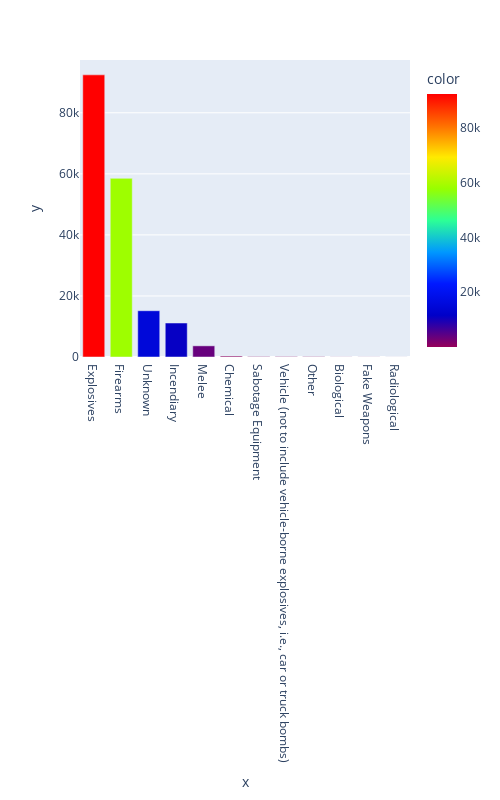

The notebook cell this image was saved under:
### Code cell
counts = cleaned_data['weaptype1_txt'].value_counts()
fig = px.bar(cleaned_data, x=counts.index, y=counts.values,orientation='v', height=800, width=500,color=counts.values,color_continuous_scale=px.colors.sequential.Rainbow)
fig.show()

### Figure 1 — Plotly figure (JSON) as saved in the notebook; plotly's stock layout.template omitted (floating-point values rounded to 4 significant figures)
{"data": [{"alignmentgroup": "True", "hovertemplate": "x=%{x}<br>y=%{y}<br>color=%{marker.color}<extra></extra>", "legendgroup": "", "marker": {"color": [92426, 58524, 15157, 11135, 3655, 321, 141, 136, 114, 35, 33, 14], "coloraxis": "coloraxis", "pattern": {"shape": ""}}, "name": "", "offsetgroup": "", "orientation": "v", "showlegend": false, "textposition": "auto", "type": "bar", "x": ["Explosives", "Firearms", "Unknown", "Incendiary", "Melee", "Chemical", "Sabotage Equipment", "Vehicle (not to include vehicle-borne explosives, i.e., car or truck bombs)", "Other", "Biological", "Fake Weapons", "Radiological"], "xaxis": "x", "y": [92426, 58524, 15157, 11135, 3655, 321, 141, 136, 114, 35, 33, 14], "yaxis": "y"}], "layout": {"barmode": "relative", "coloraxis": {"colorbar": {"title": {"text": "color"}}, "colorscale": [[0, "rgb(150,0,90)"], [0.125, "rgb(0,0,200)"], [0.25, "rgb(0,25,255)"], [0.375, "rgb(0,152,255)"], [0.5, "rgb(44,255,150)"], [0.625, "rgb(151,255,0)"], [0.75, "rgb(255,234,0)"], [0.875, "rgb(255,111,0)"], [1, "rgb(255,0,0)"]]}, "height": 800, "legend": {"tracegroupgap": 0}, "margin": {"t": 60}, "width": 500, "xaxis": {"anchor": "y", "domain": [0, 1], "title": {"text": "x"}}, "yaxis": {"anchor": "x", "domain": [0, 1], "title": {"text": "y"}}}}
